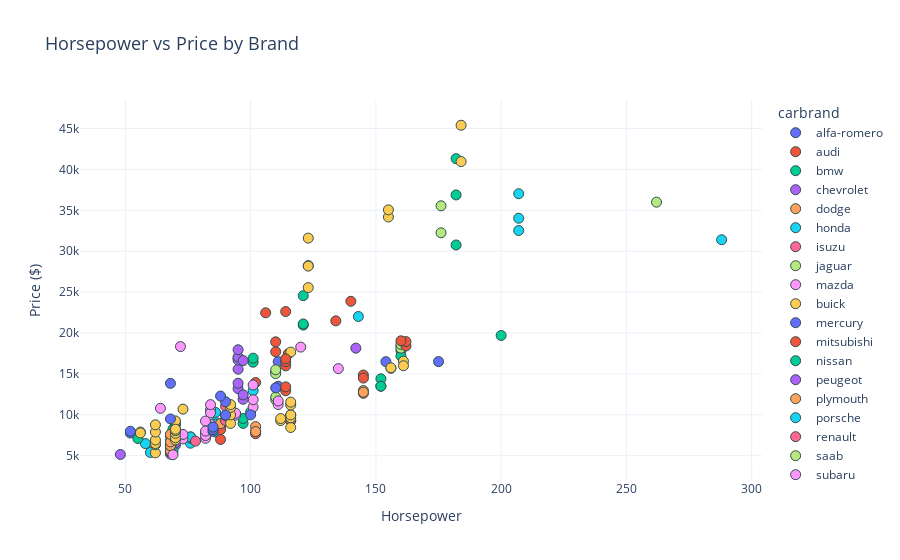

The notebook cell this image was saved under:
### Markdown cell above
### Horsepower vs Price (Interactive Scatter Plot)

This chart shows the relationship between horsepower and price.
We expect that, generally, cars with more horsepower will cost more.

### Code cell
fig = px.scatter(
    df,
    x='horsepower',
    y='price',
    color='carbrand',  # Color points by brand
    hover_name='carbrand',
    title='Horsepower vs Price by Brand',
    labels={'horsepower': 'Horsepower', 'price': 'Price ($)'},
    template='plotly_white'
)

fig.update_traces(marker=dict(size=10, line=dict(width=1, color='DarkSlateGrey')))
fig.update_layout(title_font_size=18)

fig.show()

### Figure 1 — Plotly figure (JSON) as saved in the notebook; plotly's stock layout.template omitted (floating-point values rounded to 4 significant figures)
{"data": [{"hovertemplate": "<b>%{hovertext}</b><br><br>carbrand=alfa-romero<br>Horsepower=%{x}<br>Price ($)=%{y}<extra></extra>", "hovertext": ["alfa-romero", "alfa-romero", "alfa-romero"], "legendgroup": "alfa-romero", "marker": {"color": "#636efa", "line": {"color": "DarkSlateGrey", "width": 1}, "size": 10, "symbol": "circle"}, "mode": "markers", "name": "alfa-romero", "orientation": "v", "showlegend": true, "type": "scatter", "x": [111, 111, 154], "xaxis": "x", "y": [13495, 16500, 16500], "yaxis": "y"}, {"hovertemplate": "<b>%{hovertext}</b><br><br>carbrand=audi<br>Horsepower=%{x}<br>Price ($)=%{y}<extra></extra>", "hovertext": ["audi", "audi", "audi", "audi", "audi", "audi", "audi"], "legendgroup": "audi", "marker": {"color": "#EF553B", "line": {"color": "DarkSlateGrey", "width": 1}, "size": 10, "symbol": "circle"}, "mode": "markers", "name": "audi", "orientation": "v", "showlegend": true, "type": "scatter", "x": [102, 115, 110, 110, 110, 140, 160], "xaxis": "x", "y": [13950, 17450, 15250, 17710, 18920, 23875, 17860.0], "yaxis": "y"}, {"hovertemplate": "<b>%{hovertext}</b><br><br>carbrand=bmw<br>Horsepower=%{x}<br>Price ($)=%{y}<extra></extra>", "hovertext": ["bmw", "bmw", "bmw", "bmw", "bmw", "bmw", "bmw", "bmw"], "legendgroup": "bmw", "marker": {"color": "#00cc96", "line": {"color": "DarkSlateGrey", "width": 1}, "size": 10, "symbol": "circle"}, "mode": "markers", "name": "bmw", "orientation": "v", "showlegend": true, "type": "scatter", "x": [101, 101, 121, 121, 121, 182, 182, 182], "xaxis": "x", "y": [16430, 16925, 20970, 21105, 24565, 30760, 41315, 36880], "yaxis": "y"}, {"hovertemplate": "<b>%{hovertext}</b><br><br>carbrand=chevrolet<br>Horsepower=%{x}<br>Price ($)=%{y}<extra></extra>", "hovertext": ["chevrolet", "chevrolet", "chevrolet"], "legendgroup": "chevrolet", "marker": {"color": "#ab63fa", "line": {"color": "DarkSlateGrey", "width": 1}, "size": 10, "symbol": "circle"}, "mode": "markers", "name": "chevrolet", "orientation": "v", "showlegend": true, "type": "scatter", "x": [48, 70, 70], "xaxis": "x", "y": [5151, 6295, 6575], "yaxis": "y"}, {"hovertemplate": "<b>%{hovertext}</b><br><br>carbrand=dodge<br>Horsepower=%{x}<br>Price ($)=%{y}<extra></extra>", "hovertext": ["dodge", "dodge", "dodge", "dodge", "dodge", "dodge", "dodge", "dodge", "dodge"], "legendgroup": "dodge", "marker": {"color": "#FFA15A", "line": {"color": "DarkSlateGrey", "width": 1}, "size": 10, "symbol": "circle"}, "mode": "markers", "name": "dodge", "orientation": "v", "showlegend": true, "type": "scatter", "x": [68, 68, 102, 68, 68, 68, 102, 88, 145], "xaxis": "x", "y": [5572, 6377, 7957, 6229, 6692, 7609, 8558, 8921, 12964], "yaxis": "y"}, {"hovertemplate": "<b>%{hovertext}</b><br><br>carbrand=honda<br>Horsepower=%{x}<br>Price ($)=%{y}<extra></extra>", "hovertext": ["honda", "honda", "honda", "honda", "honda", "honda", "honda", "honda", "honda", "honda", "honda", "honda", "honda"], "legendgroup": "honda", "marker": {"color": "#19d3f3", "line": {"color": "DarkSlateGrey", "width": 1}, "size": 10, "symbol": "circle"}, "mode": "markers", "name": "honda", "orientation": "v", "showlegend": true, "type": "scatter", "x": [58, 76, 60, 76, 76, 76, 76, 86, 86, 86, 86, 101, 100], "xaxis": "x", "y": [6479, 6855, 5399, 6529, 7129, 7295, 7295, 7895, 9095, 8845, 10295, 12945, 10345], "yaxis": "y"}, {"hovertemplate": "<b>%{hovertext}</b><br><br>carbrand=isuzu<br>Horsepower=%{x}<br>Price ($)=%{y}<extra></extra>", "hovertext": ["isuzu", "isuzu", "isuzu", "isuzu"], "legendgroup": "isuzu", "marker": {"color": "#FF6692", "line": {"color": "DarkSlateGrey", "width": 1}, "size": 10, "symbol": "circle"}, "mode": "markers", "name": "isuzu", "orientation": "v", "showlegend": true, "type": "scatter", "x": [78, 70, 70, 90], "xaxis": "x", "y": [6785, 8916.0, 8916.0, 11048], "yaxis": "y"}, {"hovertemplate": "<b>%{hovertext}</b><br><br>carbrand=jaguar<br>Horsepower=%{x}<br>Price ($)=%{y}<extra></extra>", "hovertext": ["jaguar", "jaguar", "jaguar"], "legendgroup": "jaguar", "marker": {"color": "#B6E880", "line": {"color": "DarkSlateGrey", "width": 1}, "size": 10, "symbol": "circle"}, "mode": "markers", "name": "jaguar", "orientation": "v", "showlegend": true, "type": "scatter", "x": [176, 176, 262], "xaxis": "x", "y": [32250, 35550, 36000], "yaxis": "y"}, {"hovertemplate": "<b>%{hovertext}</b><br><br>carbrand=mazda<br>Horsepower=%{x}<br>Price ($)=%{y}<extra></extra>", "hovertext": ["mazda", "mazda", "mazda", "mazda", "mazda", "mazda", "mazda", "mazda", "mazda", "mazda", "mazda", "mazda", "mazda", "mazda", "mazda", "mazda", "mazda"], "legendgroup": "mazda", "marker": {"color": "#FF97FF", "line": {"color": "DarkSlateGrey", "width": 1}, "size": 10, "symbol": "circle"}, "mode": "markers", "name": "mazda", "orientation": "v", "showlegend": true, "type": "scatter", "x": [68, 68, 68, 68, 68, 101, 101, 101, 135, 84, 84, 84, 84, 64, 84, 120, 72], "xaxis": "x", "y": [5195, 6095, 6795, 6695, 7395, 10945, 11845, 13645, 15645, 8845, 8495, 10595, 10245, 10795, 11245, 18280, 18344], "yaxis": "y"}, {"hovertemplate": "<b>%{hovertext}</b><br><br>carbrand=buick<br>Horsepower=%{x}<br>Price ($)=%{y}<extra></extra>", "hovertext": ["buick", "buick", "buick", "buick", "buick", "buick", "buick", "buick"], "legendgroup": "buick", "marker": {"color": "#FECB52", "line": {"color": "DarkSlateGrey", "width": 1}, "size": 10, "symbol": "circle"}, "mode": "markers", "name": "buick", "orientation": "v", "showlegend": true, "type": "scatter", "x": [123, 123, 123, 123, 155, 155, 184, 184], "xaxis": "x", "y": [25552, 28248, 28176, 31600, 34184, 35056, 40960, 45400], "yaxis": "y"}, {"hovertemplate": "<b>%{hovertext}</b><br><br>carbrand=mercury<br>Horsepower=%{x}<br>Price ($)=%{y}<extra></extra>", "hovertext": ["mercury"], "legendgroup": "mercury", "marker": {"color": "#636efa", "line": {"color": "DarkSlateGrey", "width": 1}, "size": 10, "symbol": "circle"}, "mode": "markers", "name": "mercury", "orientation": "v", "showlegend": true, "type": "scatter", "x": [175], "xaxis": "x", "y": [16503], "yaxis": "y"}, {"hovertemplate": "<b>%{hovertext}</b><br><br>carbrand=mitsubishi<br>Horsepower=%{x}<br>Price ($)=%{y}<extra></extra>", "hovertext": ["mitsubishi", "mitsubishi", "mitsubishi", "mitsubishi", "mitsubishi", "mitsubishi", "mitsubishi", "mitsubishi", "mitsubishi", "mitsubishi", "mitsubishi", "mitsubishi", "mitsubishi"], "legendgroup": "mitsubishi", "marker": {"color": "#EF553B", "line": {"color": "DarkSlateGrey", "width": 1}, "size": 10, "symbol": "circle"}, "mode": "markers", "name": "mitsubishi", "orientation": "v", "showlegend": true, "type": "scatter", "x": [68, 68, 68, 102, 116, 88, 145, 145, 145, 88, 88, 116, 116], "xaxis": "x", "y": [5389, 6189, 6669, 7689, 9959, 8499, 12629, 14869, 14489, 6989, 8189, 9279, 9279], "yaxis": "y"}, {"hovertemplate": "<b>%{hovertext}</b><br><br>carbrand=nissan<br>Horsepower=%{x}<br>Price ($)=%{y}<extra></extra>", "hovertext": ["nissan", "nissan", "nissan", "nissan", "nissan", "nissan", "nissan", "nissan", "nissan", "nissan", "nissan", "nissan", "nissan", "nissan", "nissan", "nissan", "nissan", "nissan"], "legendgroup": "nissan", "marker": {"color": "#00cc96", "line": {"color": "DarkSlateGrey", "width": 1}, "size": 10, "symbol": "circle"}, "mode": "markers", "name": "nissan", "orientation": "v", "showlegend": true, "type": "scatter", "x": [69, 55, 69, 69, 69, 69, 69, 69, 69, 69, 97, 97, 152, 152, 152, 160, 200, 160], "xaxis": "x", "y": [5499, 7099, 6649, 6849, 7349, 7299, 7799, 7499, 7999, 8249, 8949, 9549, 13499, 14399, 13499, 17199, 19699, 18399], "yaxis": "y"}, {"hovertemplate": "<b>%{hovertext}</b><br><br>carbrand=peugeot<br>Horsepower=%{x}<br>Price ($)=%{y}<extra></extra>", "hovertext": ["peugeot", "peugeot", "peugeot", "peugeot", "peugeot", "peugeot", "peugeot", "peugeot", "peugeot", "peugeot", "peugeot"], "legendgroup": "peugeot", "marker": {"color": "#ab63fa", "line": {"color": "DarkSlateGrey", "width": 1}, "size": 10, "symbol": "circle"}, "mode": "markers", "name": "peugeot", "orientation": "v", "showlegend": true, "type": "scatter", "x": [97, 95, 97, 95, 95, 95, 95, 95, 97, 95, 142], "xaxis": "x", "y": [11900, 13200, 12440, 13860, 15580, 16900, 16695, 17075, 16630, 17950, 18150], "yaxis": "y"}, {"hovertemplate": "<b>%{hovertext}</b><br><br>carbrand=plymouth<br>Horsepower=%{x}<br>Price ($)=%{y}<extra></extra>", "hovertext": ["plymouth", "plymouth", "plymouth", "plymouth", "plymouth", "plymouth", "plymouth"], "legendgroup": "plymouth", "marker": {"color": "#FFA15A", "line": {"color": "DarkSlateGrey", "width": 1}, "size": 10, "symbol": "circle"}, "mode": "markers", "name": "plymouth", "orientation": "v", "showlegend": true, "type": "scatter", "x": [68, 102, 68, 68, 68, 88, 145], "xaxis": "x", "y": [5572, 7957, 6229, 6692, 7609, 8921, 12764], "yaxis": "y"}, {"hovertemplate": "<b>%{hovertext}</b><br><br>carbrand=porsche<br>Horsepower=%{x}<br>Price ($)=%{y}<extra></extra>", "hovertext": ["porsche", "porsche", "porsche", "porsche", "porsche"], "legendgroup": "porsche", "marker": {"color": "#19d3f3", "line": {"color": "DarkSlateGrey", "width": 1}, "size": 10, "symbol": "circle"}, "mode": "markers", "name": "porsche", "orientation": "v", "showlegend": true, "type": "scatter", "x": [143, 207, 207, 207, 288], "xaxis": "x", "y": [22018, 32528, 34028, 37028, 31400.0], "yaxis": "y"}, {"hovertemplate": "<b>%{hovertext}</b><br><br>carbrand=renault<br>Horsepower=%{x}<br>Price ($)=%{y}<extra></extra>", "hovertext": ["renault", "renault"], "legendgroup": "renault", "marker": {"color": "#FF6692", "line": {"color": "DarkSlateGrey", "width": 1}, "size": 10, "symbol": "circle"}, "mode": "markers", "name": "renault", "orientation": "v", "showlegend": true, "type": "scatter", "x": [90, 90], "xaxis": "x", "y": [9295, 9895], "yaxis": "y"}, {"hovertemplate": "<b>%{hovertext}</b><br><br>carbrand=saab<br>Horsepower=%{x}<br>Price ($)=%{y}<extra></extra>", "hovertext": ["saab", "saab", "saab", "saab", "saab", "saab"], "legendgroup": "saab", "marker": {"color": "#B6E880", "line": {"color": "DarkSlateGrey", "width": 1}, "size": 10, "symbol": "circle"}, "mode": "markers", "name": "saab", "orientation": "v", "showlegend": true, "type": "scatter", "x": [110, 110, 110, 110, 160, 160], "xaxis": "x", "y": [11850, 12170, 15040, 15510, 18150, 18620], "yaxis": "y"}, {"hovertemplate": "<b>%{hovertext}</b><br><br>carbrand=subaru<br>Horsepower=%{x}<br>Price ($)=%{y}<extra></extra>", "hovertext": ["subaru", "subaru", "subaru", "subaru", "subaru", "subaru", "subaru", "subaru", "subaru", "subaru", "subaru", "subaru"], "legendgroup": "subaru", "marker": {"color": "#FF97FF", "line": {"color": "DarkSlateGrey", "width": 1}, "size": 10, "symbol": "circle"}, "mode": "markers", "name": "subaru", "orientation": "v", "showlegend": true, "type": "scatter", "x": [69, 73, 73, 82, 82, 94, 82, 111, 82, 94, 82, 111], "xaxis": "x", "y": [5118, 7053, 7603, 7126, 7775, 9960, 9233, 11259, 7463, 10198, 8013, 11694], "yaxis": "y"}, {"hovertemplate": "<b>%{hovertext}</b><br><br>carbrand=toyota<br>Horsepower=%{x}<br>Price ($)=%{y}<extra></extra>", "hovertext": ["toyota", "toyota", "toyota", "toyota", "toyota", "toyota", "toyota", "toyota", "toyota", "toyota", "toyota", "toyota", "toyota", "toyota", "toyota", "toyota", "toyota", "toyota", "toyota", "toyota", "toyota", "toyota", "toyota", "toyota", "toyota", "toyota", "toyota", "toyota", "toyota", "toyota", "toyota", "toyota"], "legendgroup": "toyota", "marker": {"color": "#FECB52", "line": {"color": "DarkSlateGrey", "width": 1}, "size": 10, "symbol": "circle"}, "mode": "markers", "name": "toyota", "orientation": "v", "showlegend": true, "type": "scatter", "x": [62, 62, 62, 62, 62, 62, 70, 70, 56, 56, 70, 70, 70, 70, 70, 112, 112, 116, 116, 116, 116, 116, 116, 92, 73, 92, 92, 92, 161, 161, 156, 156], "xaxis": "x", "y": [5348, 6338, 6488, 6918, 7898, 8778, 6938, 7198, 7898, 7788, 7738, 8358, 9258, 8058, 8238, 9298, 9538, 8449, 9639, 9989, 11199, 11549, 17669, 8948, 10698, 9988, 10898, 11248, 16558, 15998, 15690, 15750], "yaxis": "y"}, {"hovertemplate": "<b>%{hovertext}</b><br><br>carbrand=volkswagen<br>Horsepower=%{x}<br>Price ($)=%{y}<extra></extra>", "hovertext": ["volkswagen", "volkswagen", "volkswagen", "volkswagen", "volkswagen", "volkswagen", "volkswagen", "volkswagen", "volkswagen", "volkswagen", "volkswagen", "volkswagen"], "legendgroup": "volkswagen", "marker": {"color": "#636efa", "line": {"color": "DarkSlateGrey", "width": 1}, "size": 10, "symbol": "circle"}, "mode": "markers", "name": "volkswagen", "orientation": "v", "showlegend": true, "type": "scatter", "x": [52, 85, 52, 85, 85, 68, 100, 90, 90, 110, 68, 88], "xaxis": "x", "y": [7775, 7975, 7995, 8195, 8495, 9495, 9995, 11595, 9980, 13295, 13845, 12290], "yaxis": "y"}, {"hovertemplate": "<b>%{hovertext}</b><br><br>carbrand=volvo<br>Horsepower=%{x}<br>Price ($)=%{y}<extra></extra>", "hovertext": ["volvo", "volvo", "volvo", "volvo", "volvo", "volvo", "volvo", "volvo", "volvo", "volvo", "volvo"], "legendgroup": "volvo", "marker": {"color": "#EF553B", "line": {"color": "DarkSlateGrey", "width": 1}, "size": 10, "symbol": "circle"}, "mode": "markers", "name": "volvo", "orientation": "v", "showlegend": true, "type": "scatter", "x": [114, 114, 114, 114, 162, 162, 114, 160, 134, 106, 114], "xaxis": "x", "y": [12940, 13415, 15985, 16515, 18420, 18950, 16845, 19045, 21485, 22470, 22625], "yaxis": "y"}], "layout": {"legend": {"title": {"text": "carbrand"}, "tracegroupgap": 0}, "title": {"font": {"size": 18}, "text": "Horsepower vs Price by Brand"}, "xaxis": {"anchor": "y", "domain": [0, 1], "title": {"text": "Horsepower"}}, "yaxis": {"anchor": "x", "domain": [0, 1], "title": {"text": "Price ($)"}}}}
